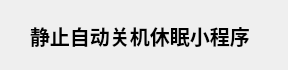
<?xml version="1.0" encoding="UTF-8"?>
<ui version="4.0">
 <class>NeverShutdown</class>
 <widget class="QMainWindow" name="NeverShutdown">
  <property name="geometry">
   <rect>
    <x>0</x>
    <y>0</y>
    <width>288</width>
    <height>70</height>
   </rect>
  </property>
  <property name="windowTitle">
   <string>NeverShutdown</string>
  </property>
  <widget class="QWidget" name="centralWidget">
   <widget class="QLabel" name="label">
    <property name="geometry">
     <rect>
      <x>30</x>
      <y>20</y>
      <width>231</width>
      <height>31</height>
     </rect>
    </property>
    <property name="font">
     <font>
      <pointsize>15</pointsize>
      <weight>75</weight>
      <bold>true</bold>
     </font>
    </property>
    <property name="text">
     <string>静止自动关机休眠小程序</string>
    </property>
   </widget>
  </widget>
 </widget>
 <layoutdefault spacing="6" margin="11"/>
 <resources/>
 <connections/>
</ui>
